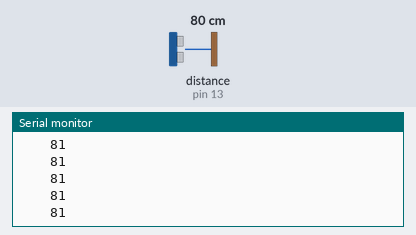
The sketch below on a simulated Arduino Uno, built with avr-gcc and run on an emulated ATmega328P. On the bench: the last lines printed to the serial monitor. The inputs (shaded band) are chosen by the test bench; at power-on: distance to the obstacle (sensor on pin 13) 80 cm. The echo pulse lasts 58.3 µs per cm.

Above: at 1.2 s.
1.3 s: distance to the obstacle (sensor on pin 13) set to 2 cm
At 1.34 s:
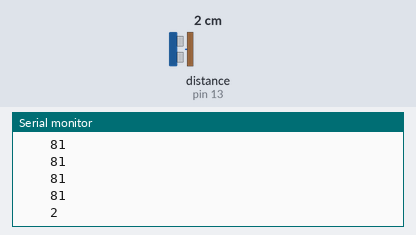
2.8 s: distance to the obstacle (sensor on pin 13) set to 60 cm
At 2.82 s:
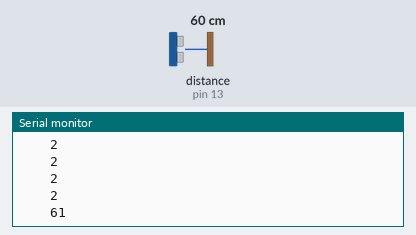
5.8 s: distance to the obstacle (sensor on pin 13) set to 299 cm
At 5.86 s:
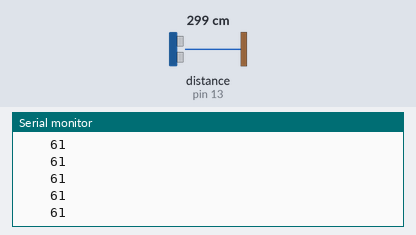
Timing chart, 0 to 8.8 s (numbered marks = the images above; inputs shaded):
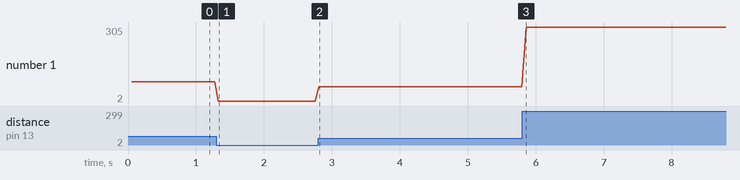

The sketch:

skynjarar_ad_aftan.ino
```cpp
//this is a code for using a 4 pin hc sr04 sensor as a 3 pin ping sensor By robobot3112

#include <NewPing.h>

/*#define PING_PIN 7 // Arduino pin for both trig and echo

#define PING_PIN2 8 // Arduino pin for both trig and echo
#define PING_PIN3 9
#define PING_PIN4 10
#define PING_PIN5 11*/
#define PING_PIN6 11
#define PING_PIN7 13

//        #define trigPin1 2
  //  #define echoPin1 3

long duration, distance, RightSensor,BackSensor,FrontSensor,LeftSensor;

/*NewPing gunnar(PING_PIN, PING_PIN );

NewPing sonar(PING_PIN2, PING_PIN2 );

NewPing sonar3(PING_PIN3, PING_PIN3 );
NewPing sonar4(PING_PIN4, PING_PIN4 );
NewPing sonar5(PING_PIN5, PING_PIN5 );*/
NewPing sonar6(PING_PIN6, PING_PIN6 );
NewPing sonar7(PING_PIN7, PING_PIN7 );


void setup() {

//Serial.begin(115200);
    Serial.begin (9600);
//    pinMode(trigPin1, OUTPUT);
   // pinMode(echoPin1, INPUT);
}

void loop() {
 //SonarSensor(trigPin1, echoPin1);
   // FrontSensor = distance;

delay(50); // Wait 50ms between pings (about 20 pings/sec). 29ms should be the shortest delay

/*unsigned int uS = gunnar.ping(); // Send ping, get ping time in microseconds (uS).
unsigned int uS2 = sonar.ping(); // Send ping, get ping time in microseconds (uS).
unsigned int uS3 = sonar3.ping();
unsigned int uS4 = sonar4.ping();
unsigned int uS5 = sonar5.ping();*/
//unsigned int uS6 = sonar6.ping();
unsigned int uS7 = sonar7.ping();

/*
//Serial.print("Ping: ");
Serial.print(uS / US_ROUNDTRIP_CM); // convert time into distance
//Serial.println("cm");
    Serial.print("  ");
//Serial.print("Ping2: ");
Serial.print(uS2 / US_ROUNDTRIP_CM); // convert time into distance
Serial.print("  ");
Serial.print(uS3 / US_ROUNDTRIP_CM);
Serial.print("  ");
Serial.print(uS4 / US_ROUNDTRIP_CM);
Serial.print("  ");
Serial.print(uS5 / US_ROUNDTRIP_CM);*/
Serial.print("  ");
//Serial.print(uS6 / US_ROUNDTRIP_CM);
Serial.print("  ");
Serial.print(uS7 / US_ROUNDTRIP_CM);

//Serial.println("cm");
    Serial.print(" \n");
  //  Serial.print("FrontSensor :");
    //Serial.print(FrontSensor);

       // Serial.print("   ");


    }

     void SonarSensor(int trigPin,int echoPin)
    {
    digitalWrite(trigPin, LOW);
    delayMicroseconds(2);
    digitalWrite(trigPin, HIGH);
    delayMicroseconds(10);
    digitalWrite(trigPin, LOW);
    duration = pulseIn(echoPin, HIGH);
    distance = (duration/2) / 29.1;

    }
```

Measured:
- after the input at 1.3 s, the serial monitor: prints a new line at once (image 1)
- after the input at 2.8 s, the serial monitor: prints a new line at once (image 2)
- plotted number 1: 81 → 2 after the input at 1.3 s, 2 → 61 after the input at 2.8 s, 61 → 305 after the input at 5.8 s
